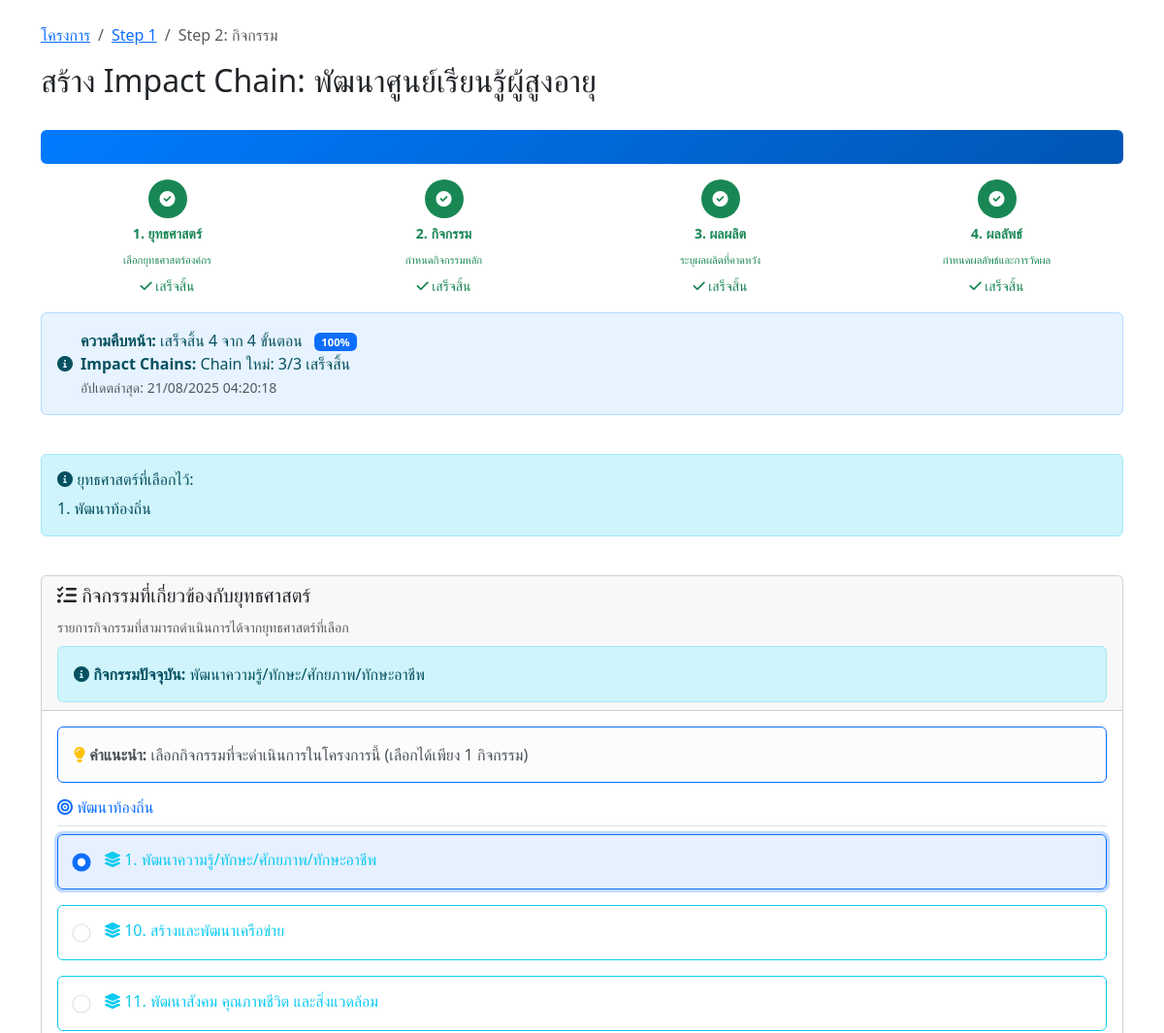
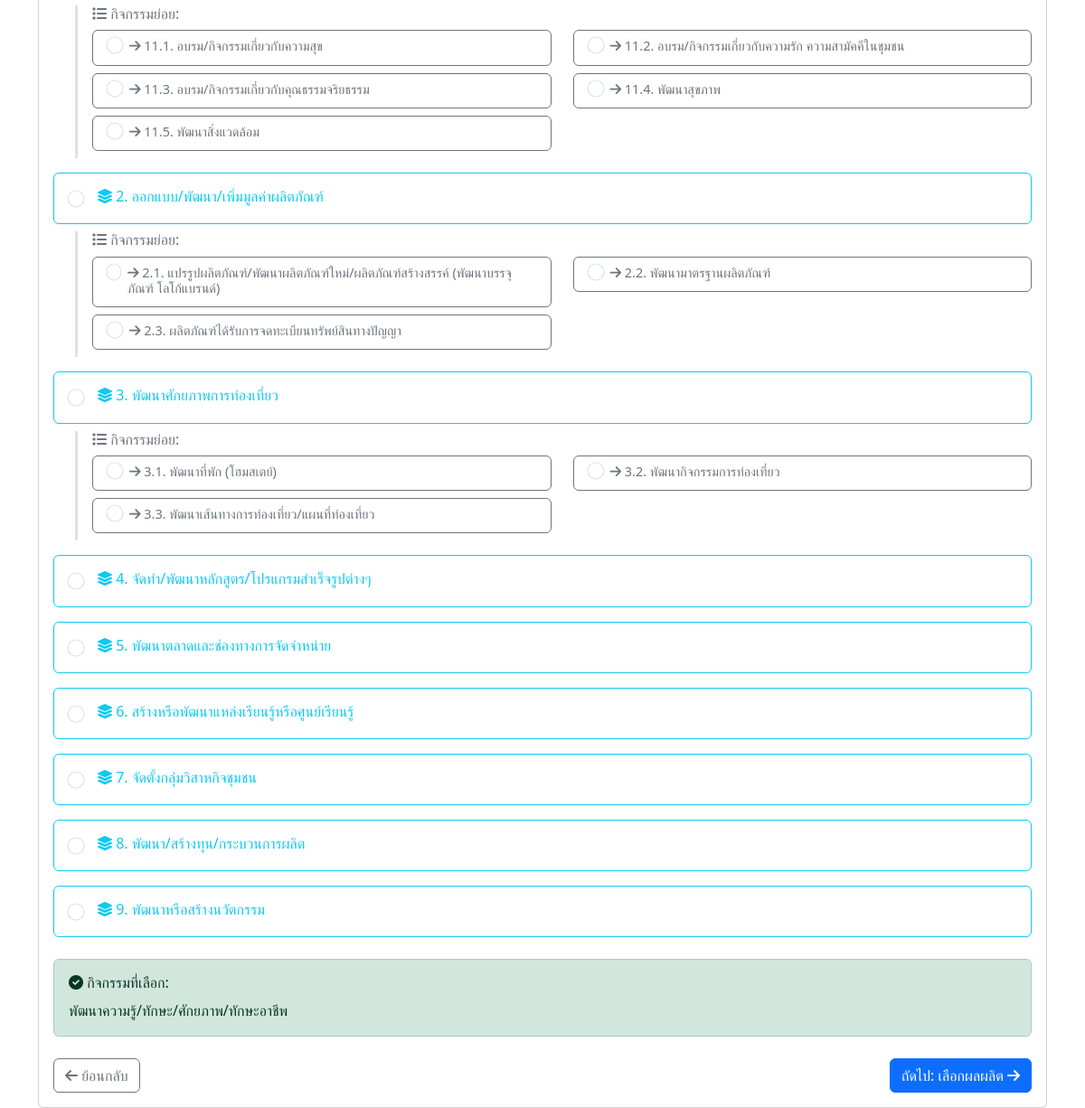
The page /impact-chain/step2-activity.php?project_id=2 (signed in) on the database its author committed (2 pictures, top to bottom).
### tables this page shows
CREATE TABLE `projects` (
  `id` int(11) NOT NULL,
  `project_code` varchar(50) NOT NULL COMMENT 'รหัสโครงการ',
  `name` varchar(500) NOT NULL COMMENT 'ชื่อโครงการ',
  `description` text DEFAULT NULL COMMENT 'รายละเอียดโครงการ',
  `objective` text DEFAULT NULL COMMENT 'วัตถุประสงค์โครงการ',
  `start_date` date DEFAULT NULL COMMENT 'วันที่เริ่มโครงการ',
  `end_date` date DEFAULT NULL COMMENT 'วันที่สิ้นสุดโครงการ',
  `budget` decimal(15,2) DEFAULT NULL COMMENT 'งบประมาณ',
  `organization` varchar(300) DEFAULT NULL COMMENT 'หน่วยงาน/องค์กร',
  `project_manager` varchar(200) DEFAULT NULL COMMENT 'ผู้จัดการโครงการ',
  `status` enum('incompleted','completed') DEFAULT 'incompleted' COMMENT 'สถานะโครงการ',
  `created_by` varchar(100) DEFAULT NULL COMMENT 'ผู้สร้าง',
  `created_at` timestamp NOT NULL DEFAULT current_timestamp(),
  `updated_at` timestamp NOT NULL DEFAULT current_timestamp() ON UPDATE current_timestamp(),
  `impact_chain_status` longtext DEFAULT NULL CHECK (json_valid(`impact_chain_status`)),
  `total_impact_chains` int(11) DEFAULT 0 COMMENT 'จำนวน Impact Chain ทั้งหมด',
  `current_chain_id` int(11) DEFAULT NULL COMMENT 'Impact Chain ที่กำลังทำอยู่'
);

CREATE TABLE `project_strategies` (
  `id` int(11) NOT NULL,
  `project_id` int(11) NOT NULL COMMENT 'รหัสโครงการ',
  `strategy_id` int(11) NOT NULL COMMENT 'รหัสยุทธศาสตร์',
  `created_by` varchar(100) DEFAULT NULL COMMENT 'ผู้สร้าง',
  `created_at` timestamp NOT NULL DEFAULT current_timestamp(),
  `updated_at` timestamp NOT NULL DEFAULT current_timestamp() ON UPDATE current_timestamp()
);

CREATE TABLE `strategies` (
  `strategy_id` int(11) NOT NULL,
  `strategy_code` varchar(50) NOT NULL,
  `strategy_name` varchar(255) NOT NULL,
  `description` text DEFAULT NULL,
  `created_at` timestamp NOT NULL DEFAULT current_timestamp()
);

CREATE TABLE `project_activities` (
  `id` int(11) NOT NULL,
  `project_id` int(11) NOT NULL COMMENT 'รหัสโครงการ',
  `activity_id` int(11) NOT NULL COMMENT 'รหัสกิจกรรม',
  `created_by` varchar(100) DEFAULT NULL COMMENT 'ผู้สร้าง',
  `created_at` timestamp NOT NULL DEFAULT current_timestamp(),
  `updated_at` timestamp NOT NULL DEFAULT current_timestamp() ON UPDATE current_timestamp()
);

CREATE TABLE `activities` (
  `activity_id` int(11) NOT NULL,
  `strategy_id` int(11) NOT NULL,
  `activity_code` varchar(20) NOT NULL,
  `activity_name` varchar(500) NOT NULL,
  `activity_description` text DEFAULT NULL
);

### impact-chain/step2-activity.php (the view, shortened to what the rows shown need)
<?php
require_once '../config.php';
$project_id = isset($_GET['project_id']) ? (int)$_GET['project_id'] : 0;
$user_id = $_SESSION['user_id'];
$check_query = "SELECT * FROM projects WHERE id = ? AND created_by = ?";
$check_stmt = mysqli_prepare($conn, $check_query);
mysqli_stmt_bind_param($check_stmt, 'is', $project_id, $user_id);
mysqli_stmt_execute($check_stmt);
$project_result = mysqli_stmt_get_result($check_stmt);
$project = mysqli_fetch_assoc($project_result);
$selected_strategies = [];
$strategy_query = "SELECT ps.strategy_id, s.strategy_name
                   FROM project_strategies ps
                   JOIN strategies s ON ps.strategy_id = s.strategy_id
                   WHERE ps.project_id = ?";
$strategy_stmt = mysqli_prepare($conn, $strategy_query);
mysqli_stmt_bind_param($strategy_stmt, 'i', $project_id);
mysqli_stmt_execute($strategy_stmt);
$strategy_result = mysqli_stmt_get_result($strategy_stmt);
if (mysqli_num_rows($strategy_result) > 0) {
    while ($strategy = mysqli_fetch_assoc($strategy_result)) {
        $selected_strategies[] = $strategy;
    }
} else {
    $_SESSION['error_message'] = "กรุณาเลือกยุทธศาสตร์ก่อน";
    header("location: step1-strategy.php?project_id=" . $project_id);
    exit;
}
$strategy_ids = array_column($selected_strategies, 'strategy_id');
$activities = [];
if (!empty($strategy_ids)) {
    $strategy_ids_str = implode(',', array_map('intval', $strategy_ids));
    $activities_query = "SELECT a.*, s.strategy_name
                         FROM activities a
                         JOIN strategies s ON a.strategy_id = s.strategy_id
                         WHERE a.strategy_id IN ($strategy_ids_str)
                         ORDER BY a.activity_code ASC";
    $activities_result = mysqli_query($conn, $activities_query);
    $activities = mysqli_fetch_all($activities_result, MYSQLI_ASSOC);
}
$selected_activities = [];
$selected_activity_ids = [];
$selected_activity_query = "SELECT pa.activity_id, a.activity_name, a.activity_code
                           FROM project_activities pa
                           JOIN activities a ON pa.activity_id = a.activity_id
                           WHERE pa.project_id = ?";
$selected_activity_stmt = mysqli_prepare($conn, $selected_activity_query);
mysqli_stmt_bind_param($selected_activity_stmt, 'i', $project_id);
mysqli_stmt_execute($selected_activity_stmt);
$selected_activity_result = mysqli_stmt_get_result($selected_activity_stmt);
while ($activity = mysqli_fetch_assoc($selected_activity_result)) {
    $selected_activities[] = $activity;
    $selected_activity_ids[] = $activity['activity_id'];
}
$level1_activities = [];
$level2_activities = [];
foreach ($activities as $activity) {
    $code_parts = explode('.', $activity['activity_code']);
    if (count($code_parts) == 1) {
        $level1_activities[$activity['strategy_name']][] = $activity;
    } else {
        $parent_code = $code_parts[0];
        $level2_activities[$parent_code][] = $activity;
    }
}
?>
<!DOCTYPE html>
<html lang="th">
<head>
    <link href="https://cdn.jsdelivr.net/npm/bootstrap@5.3.0/dist/css/bootstrap.min.css" rel="stylesheet">
    <link href="https://cdnjs.cloudflare.com/ajax/libs/font-awesome/6.0.0/css/all.min.css" rel="stylesheet">
</head>
<body>
    <div class="container mt-4">
        <div class="row mb-4">
            <div class="col-12">
                <nav aria-label="breadcrumb">
                    <ol class="breadcrumb">
                    </ol>
                </nav>
                <?php if (isset($_GET['new_chain']) && $_GET['new_chain'] == '1'): ?>
                    <h2><i class="fas fa-plus text-success"></i> สร้าง Impact Chain ใหม่: <?php echo htmlspecialchars($project['name']); ?></h2>
                    <div class="alert alert-success">
                        <i class="fas fa-info-circle"></i> <strong>สร้าง Impact Chain เพิ่มเติม</strong> - เลือกกิจกรรมใหม่สำหรับ Impact Chain ถัดไป
                    </div>
                <?php else: ?>
                    <h2>สร้าง Impact Chain: <?php echo htmlspecialchars($project['name']); ?></h2>
                <?php endif; ?>
            </div>
        </div>
        <div class="row mb-4">
            <div class="col-12">
                <div class="alert alert-info">
                    <div class="mb-0">
                        <?php foreach ($selected_strategies as $strategy): ?>
                            <div><?php echo htmlspecialchars($strategy['strategy_id']); ?>. <?php echo htmlspecialchars($strategy['strategy_name']); ?></div>
                        <?php endforeach; ?>
                    </div>
                </div>
            </div>
        </div>
        <div class="row">
            <div class="col-12">
                <div class="card">
                    <div class="card-header">
                        <?php if (!empty($selected_activities)): ?>
                            <div class="mt-2">
                                <div class="alert alert-info mb-0">
                                    <i class="fas fa-info-circle"></i>
                                    <strong>กิจกรรมปัจจุบัน:</strong>
                                    <?php echo htmlspecialchars($selected_activities[0]['activity_name']); ?>
                                </div>
                            </div>
                        <?php endif; ?>
                    </div>
                    <div class="card-body">
                        <?php if (empty($level1_activities)): ?>
                            <div class="alert alert-warning">
                                <i class="fas fa-exclamation-triangle"></i> ไม่พบข้อมูลกิจกรรมที่เกี่ยวข้องกับยุทธศาสตร์ที่เลือก
                            </div>
                            <div class="d-flex justify-content-between">
                                <a href="step1-strategy.php?project_id=<?php echo $project_id; ?>" class="btn btn-outline-secondary">
                                    <i class="fas fa-arrow-left"></i> ย้อนกลับ
                                </a>
                            </div>
                        <?php else: ?>
                            <form id="activityForm" method="POST" action="process-step2.php">
                                <?php foreach ($level1_activities as $strategy_name => $strategy_activities): ?>
                                    <div class="mb-4">
                                        <h6 class="text-primary border-bottom pb-2">
                                            <i class="fas fa-bullseye"></i> <?php echo htmlspecialchars($strategy_name); ?>
                                        </h6>
                                        <?php foreach ($strategy_activities as $main_activity): ?>
                                            <div class="mb-3">
                                                <div class="card border-info activity-card <?php echo in_array($main_activity['activity_id'], $selected_activity_ids) ? 'selected' : ''; ?>"
                                                    onclick="selectActivity('<?php echo $main_activity['activity_id']; ?>')">
                                                    <div class="card-body">
                                                        <div class="d-flex align-items-start">
                                                            <input type="radio"
                                                                class="form-check-input activity-radio me-3 mt-1"
                                                                name="selected_activity"
                                                                value="<?php echo $main_activity['activity_id']; ?>"
                                                                id="activity_<?php echo $main_activity['activity_id']; ?>"
                                                                <?php echo in_array($main_activity['activity_id'], $selected_activity_ids) ? 'checked' : ''; ?>>
                                                            <div class="flex-grow-1">
                                                                <h6 class="card-title text-info mb-1">
                                                                    <i class="fas fa-layer-group"></i> <?php echo $main_activity['activity_code']; ?>. <?php echo htmlspecialchars($main_activity['activity_name']); ?>
                                                                </h6>
                                                            </div>
                                                        </div>
                                                    </div>
                                                </div>
                                                <?php if (isset($level2_activities[$main_activity['activity_code']])): ?>
                                                    <div class="ms-4 mt-2">
                                                        <h6 class="text-secondary mb-2">
                                                            <i class="fas fa-list"></i> กิจกรรมย่อย:
                                                        </h6>
                                                        <div class="row">
                                                            <?php
                                                            foreach ($level2_activities[$main_activity['activity_code']] as $sub_activity):
                                                            ?>
                                                                <div class="col-md-6 mb-2">
                                                                    <div class="card border-secondary activity-card <?php echo in_array($sub_activity['activity_id'], $selected_activity_ids) ? 'selected' : ''; ?>"
                                                                        onclick="selectActivity('<?php echo $sub_activity['activity_id']; ?>')">
                                                                        <div class="card-body py-2">
                                                                            <div class="d-flex align-items-start">
                                                                                <input type="radio"
                                                                                    class="form-check-input activity-radio me-2 mt-0"
                                                                                    name="selected_activity"
                                                                                    value="<?php echo $sub_activity['activity_id']; ?>"
                                                                                    id="activity_<?php echo $sub_activity['activity_id']; ?>"
                                                                                    <?php echo in_array($sub_activity['activity_id'], $selected_activity_ids) ? 'checked' : ''; ?>>
                                                                                <div class="flex-grow-1">
                                                                                    <h6 class="card-title text-secondary mb-1" style="font-size: 0.9rem;">
                                                                                        <i class="fas fa-arrow-right"></i> <?php echo $sub_activity['activity_code']; ?>. <?php echo htmlspecialchars($sub_activity['activity_name']); ?>
                                                                                    </h6>
                                                                                </div>
                                                                            </div>
                                                                        </div>
                                                                    </div>
                                                                </div>
                                                            <?php
                                                            endforeach;
                                                            ?>
                                                        </div>
                                                    </div>
                                                <?php endif; ?>
                                            </div>
                                        <?php endforeach; ?>
                                    </div>
                                <?php endforeach; ?>
                            </form>
                        <?php endif; ?>
                    </div>
                </div>
            </div>
        </div>
    </div>
</body>
</html>

### rows shown on the page
projects: name "พัฒนาศูนย์เรียนรู้ผู้สูงอายุ"
project_strategies: strategy "1", strategy.strategy_name "พัฒนาท้องถิ่น"
project_activities: activity.activity_name "พัฒนาความรู้/ทักษะ/ศักยภาพ/ทักษะอาชีพ"
activities: activity_id "☑", activity_code "1", activity_name "พัฒนาความรู้/ทักษะ/ศักยภาพ/ทักษะอาชีพ"
activities: activity_code "10", activity_name "สร้างและพัฒนาเครือข่าย"
activities: activity_code "11", activity_name "พัฒนาสังคม คุณภาพชีวิต และสิ่งแวดล้อม"
activities: activity_code "11.1", activity_name "อบรม/กิจกรรมเกี่ยวกับความสุข"
activities: activity_code "11.2", activity_name "อบรม/กิจกรรมเกี่ยวกับความรัก ความสามัคคีในชุมชน"
activities: activity_code "11.3", activity_name "อบรม/กิจกรรมเกี่ยวกับคุณธรรมจริยธรรม"
activities: activity_code "11.4", activity_name "พัฒนาสุขภาพ"
activities: activity_code "11.5", activity_name "พัฒนาสิ่งแวดล้อม"
activities: activity_code "2", activity_name "ออกแบบ/พัฒนา/เพิ่มมูลค่าผลิตภัณฑ์"
activities: activity_code "2.1", activity_name "แปรรูปผลิตภัณฑ์/พัฒนาผลิตภัณฑ์ใหม่/ผลิตภัณฑ์สร้างสรรค์ (พัฒนาบรรจุภัณฑ์ โลโก้แบรนด์)"
activities: activity_code "2.2", activity_name "พัฒนามาตรฐานผลิตภัณฑ์"
activities: activity_code "2.3", activity_name "ผลิตภัณฑ์ได้รับการจดทะเบียนทรัพย์สินทางปัญญา"
activities: activity_code "3", activity_name "พัฒนาศักยภาพการท่องเที่ยว"
activities: activity_code "3.1", activity_name "พัฒนาที่พัก (โฮมสเตย์)"
activities: activity_code "3.2", activity_name "พัฒนากิจกรรมการท่องเที่ยว"
activities: activity_code "3.3", activity_name "พัฒนาเส้นทางการท่องเที่ยว/แผนที่ท่องเที่ยว"
activities: activity_code "4", activity_name "จัดทำ/พัฒนาหลักสูตร/โปรแกรมสำเร็จรูปต่างๆ"
activities: activity_code "5", activity_name "พัฒนาตลาดและช่องทางการจัดจำหน่าย"
activities: activity_code "6", activity_name "สร้างหรือพัฒนาแหล่งเรียนรู้หรือศูนย์เรียนรู้"
activities: activity_code "7", activity_name "จัดตั้งกลุ่มวิสาหกิจชุมชน"
activities: activity_code "8", activity_name "พัฒนา/สร้างทุน/กระบวนการผลิต"
activities: activity_code "9", activity_name "พัฒนาหรือสร้างนวัตกรรม"

### other values the page prints
$steps[$i]['name'] "ยุทธศาสตร์"
$steps[$i]['description'] "เลือกยุทธศาสตร์องค์กร"
$steps[$i]['name'] "กิจกรรม"
$steps[$i]['description'] "กำหนดกิจกรรมหลัก"
$steps[$i]['name'] "ผลผลิต"
$steps[$i]['description'] "ระบุผลผลิตที่คาดหวัง"
$steps[$i]['name'] "ผลลัพธ์"
$steps[$i]['description'] "กำหนดผลลัพธ์และการวัดผล"
$completed_count "4"
$progress_percentage "100"
$multi_status['multiple_chains']['completed_chains'] "3"
$multi_status['multiple_chains']['total_chains'] "3"
date('d/m/Y H:i:s', strtotime($status['last_updated'])) "21/08/2025 04:20:18"
$strategy_name "พัฒนาท้องถิ่น"
